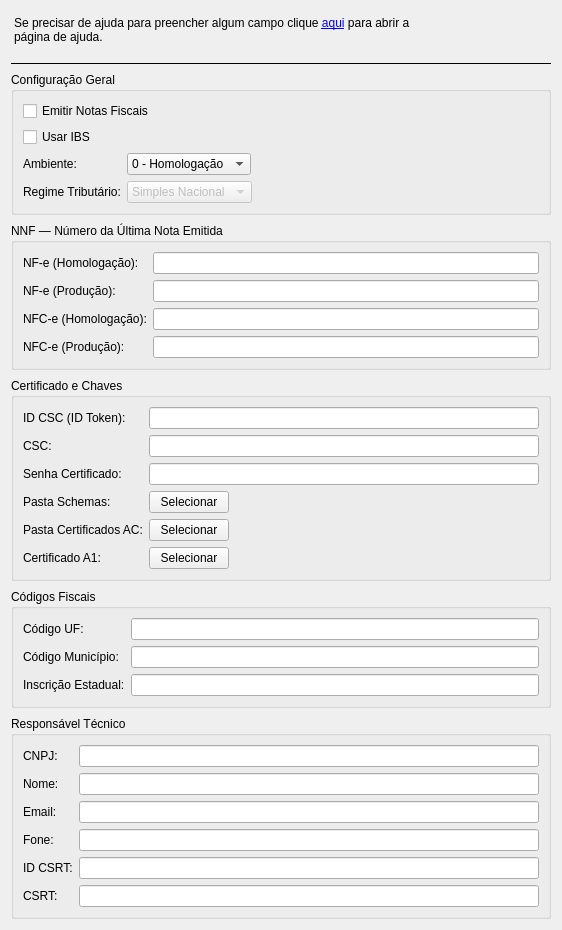
         <widget class="QWidget" name="scrollAreaWidgetContents">
          <property name="geometry">
           <rect>
            <x>0</x>
            <y>0</y>
            <width>562</width>
            <height>930</height>
           </rect>
          </property>
          <layout class="QVBoxLayout" name="verticalLayout_8">
           <property name="spacing">
            <number>8</number>
           </property>
           <item>
            <widget class="QLabel" name="label_35">
             <property name="styleSheet">
              <string notr="true">font: 500 10pt &quot;Ubuntu&quot;;
border-bottom: 1px solid black;
border-radius: 0px;</string>
             </property>
             <property name="text">
              <string>&lt;html&gt;&lt;head/&gt;&lt;body&gt;&lt;p&gt;Se precisar de ajuda para preencher algum campo clique &lt;a href=&quot;help&quot;&gt;&lt;span style=&quot; text-decoration: underline; color:#0000ff;&quot;&gt;aqui&lt;/span&gt;&lt;/a&gt; para abrir a &lt;br&gt;página de ajuda.&lt;br&gt;&lt;/p&gt;&lt;/body&gt;&lt;/html&gt;</string>
             </property>
             <property name="wordWrap">
              <bool>false</bool>
             </property>
            </widget>
           </item>
           <item>
            <widget class="QGroupBox" name="gbFiscalGeral">
             <property name="title">
              <string>Configuração Geral</string>
             </property>
             <layout class="QFormLayout" name="formLayout_fiscal_geral">
              <property name="fieldGrowthPolicy">
               <enum>QFormLayout::FieldGrowthPolicy::ExpandingFieldsGrow</enum>
              </property>
              <item row="0" column="0" colspan="2">
               <widget class="QCheckBox" name="CheckBox_emitNf">
                <property name="text">
                 <string>Emitir Notas Fiscais</string>
                </property>
               </widget>
              </item>
              <item row="1" column="0" colspan="2">
               <widget class="QCheckBox" name="CheckBox_usarIbs">
                <property name="text">
                 <string>Usar IBS</string>
                </property>
               </widget>
              </item>
              <item row="2" column="0">
               <widget class="QLabel" name="lbl_ambiente">
                <property name="text">
                 <string>Ambiente:</string>
                </property>
               </widget>
              </item>
              <item row="2" column="1">
               <widget class="QComboBox" name="CBox_Tpamp">
                <item>
                 <property name="text">
                  <string>0 - Homologação</string>
                 </property>
                </item>
                <item>
                 <property name="text">
                  <string>1 - Produção</string>
                 </property>
                </item>
               </widget>
              </item>
              <item row="3" column="0">
               <widget class="QLabel" name="lbl_regime">
                <property name="text">
                 <string>Regime Tributário:</string>
                </property>
               </widget>
              </item>
              <item row="3" column="1">
               <widget class="QComboBox" name="CBox_Opcao">
                <property name="enabled">
                 <bool>false</bool>
                </property>
                <item>
                 <property name="text">
                  <string>Simples Nacional</string>
                 </property>
                </item>
               </widget>
              </item>
             </layout>
            </widget>
           </item>
           <item>
            <widget class="QGroupBox" name="groupBox_2">
             <property name="toolTip">
              <string>&lt;html&gt;&lt;head/&gt;&lt;body&gt;&lt;p&gt;Se você já emitiu nota com outro programa vai precisar preencher o número da última Nota-Fiscal e Nota-Fiscal ao Consumidor emitida(Geralmente apenas em produção).&lt;/p&gt;&lt;/body&gt;&lt;/html&gt;</string>
             </property>
             <property name="title">
              <string>NNF — Número da Última Nota Emitida</string>
             </property>
             <layout class="QFormLayout" name="formLayout_nnf">
              <property name="fieldGrowthPolicy">
               <enum>QFormLayout::FieldGrowthPolicy::ExpandingFieldsGrow</enum>
              </property>
              <item row="0" column="0">
               <widget class="QLabel" name="label_33">
                <property name="text">
                 <string>NF-e (Homologação):</string>
                </property>
               </widget>
              </item>
              <item row="0" column="1">
               <widget class="QLineEdit" name="Ledit_NNfHomologNFe">
                <property name="maxLength">
                 <number>7</number>
                </property>
               </widget>
              </item>
              <item row="1" column="0">
               <widget class="QLabel" name="label_34">
                <property name="text">
                 <string>NF-e (Produção):</string>
                </property>
               </widget>
              </item>
              <item row="1" column="1">
               <widget class="QLineEdit" name="Ledit_NNFProdNFe">
                <property name="maxLength">
                 <number>7</number>
                </property>
               </widget>
              </item>
              <item row="2" column="0">
               <widget class="QLabel" name="label_23">
                <property name="text">
                 <string>NFC-e (Homologação):</string>
                </property>
               </widget>
              </item>
              <item row="2" column="1">
               <widget class="QLineEdit" name="Ledit_NNfHomolog">
                <property name="maxLength">
                 <number>7</number>
                </property>
               </widget>
              </item>
              <item row="3" column="0">
               <widget class="QLabel" name="label_28">
                <property name="text">
                 <string>NFC-e (Produção):</string>
                </property>
               </widget>
              </item>
              <item row="3" column="1">
               <widget class="QLineEdit" name="Ledit_NNfProd">
                <property name="maxLength">
                 <number>7</number>
                </property>
               </widget>
              </item>
             </layout>
            </widget>
           </item>
           <item>
            <widget class="QGroupBox" name="gbCertificado">
             <property name="title">
              <string>Certificado e Chaves</string>
             </property>
             <layout class="QFormLayout" name="formLayout_cert">
              <property name="fieldGrowthPolicy">
               <enum>QFormLayout::FieldGrowthPolicy::ExpandingFieldsGrow</enum>
              </property>
              <item row="0" column="0">
               <widget class="QLabel" name="label_11">
                <property name="text">
                 <string>ID CSC (ID Token):</string>
                </property>
               </widget>
              </item>
              <item row="0" column="1">
               <widget class="QLineEdit" name="Ledit_Idcsc">
                <property name="maxLength">
                 <number>10</number>
                </property>
               </widget>
              </item>
              <item row="1" column="0">
               <widget class="QLabel" name="label_12">
                <property name="text">
                 <string>CSC:</string>
                </property>
               </widget>
              </item>
              <item row="1" column="1">
               <widget class="QLineEdit" name="Ledit_Csc">
                <property name="maxLength">
                 <number>40</number>
                </property>
               </widget>
              </item>
              <item row="2" column="0">
               <widget class="QLabel" name="label_13">
                <property name="text">
                 <string>Senha Certificado:</string>
                </property>
               </widget>
              </item>
              <item row="2" column="1">
               <widget class="QLineEdit" name="Ledit_CertificadoSenha">
                <property name="maxLength">
                 <number>25</number>
                </property>
                <property name="echoMode">
                 <enum>QLineEdit::EchoMode::Password</enum>
                </property>
               </widget>
              </item>
              <item row="3" column="0">
               <widget class="QLabel" name="lbl_schema_txt">
                <property name="text">
                 <string>Pasta Schemas:</string>
                </property>
               </widget>
              </item>
              <item row="3" column="1">
               <layout class="QHBoxLayout" name="hLayout_schema">
                <item>
                 <widget class="QPushButton" name="Btn_schemaPath">
                  <property name="maximumSize">
                   <size>
                    <width>120</width>
                    <height>25</height>
                   </size>
                  </property>
                  <property name="text">
                   <string>Selecionar</string>
                  </property>
                 </widget>
                </item>
                <item>
                 <widget class="QLabel" name="Lbl_SchemaPath">
                  <property name="text">
                   <string/>
                  </property>
                 </widget>
                </item>
               </layout>
              </item>
              <item row="4" column="0">
               <widget class="QLabel" name="lbl_certac_txt">
                <property name="text">
                 <string>Pasta Certificados AC:</string>
                </property>
               </widget>
              </item>
              <item row="4" column="1">
               <layout class="QHBoxLayout" name="hLayout_certac">
                <item>
                 <widget class="QPushButton" name="Btn_CertficadoAcPath">
                  <property name="maximumSize">
                   <size>
                    <width>120</width>
                    <height>25</height>
                   </size>
                  </property>
                  <property name="text">
                   <string>Selecionar</string>
                  </property>
                 </widget>
                </item>
                <item>
                 <widget class="QLabel" name="Lbl_CertificadoAcPath">
                  <property name="text">
                   <string/>
                  </property>
                 </widget>
                </item>
               </layout>
              </item>
              <item row="5" column="0">
               <widget class="QLabel" name="lbl_cert_txt">
                <property name="text">
                 <string>Certificado A1:</string>
                </property>
               </widget>
              </item>
              <item row="5" column="1">
               <layout class="QHBoxLayout" name="hLayout_cert">
                <item>
                 <widget class="QPushButton" name="Btn_certificadoPath">
                  <property name="maximumSize">
                   <size>
                    <width>120</width>
                    <height>25</height>
                   </size>
                  </property>
                  <property name="text">
                   <string>Selecionar</string>
                  </property>
                 </widget>
                </item>
                <item>
                 <widget class="QLabel" name="Lbl_CertificadoPath">
                  <property name="text">
                   <string/>
                  </property>
                 </widget>
                </item>
               </layout>
              </item>
             </layout>
            </widget>
           </item>
           <item>
            <widget class="QGroupBox" name="gbCodigosFiscais">
             <property name="title">
              <string>Códigos Fiscais</string>
             </property>
             <layout class="QFormLayout" name="formLayout_codigos">
              <property name="fieldGrowthPolicy">
               <enum>QFormLayout::FieldGrowthPolicy::ExpandingFieldsGrow</enum>
              </property>
              <item row="0" column="0">
               <widget class="QLabel" name="label_18">
                <property name="text">
                 <string>Código UF:</string>
                </property>
               </widget>
              </item>
              <item row="0" column="1">
               <widget class="QLineEdit" name="Ledt_CUf">
                <property name="maxLength">
                 <number>10</number>
                </property>
               </widget>
              </item>
              <item row="1" column="0">
               <widget class="QLabel" name="label_19">
                <property name="text">
                 <string>Código Município:</string>
                </property>
               </widget>
              </item>
              <item row="1" column="1">
               <widget class="QLineEdit" name="Ledt_CMun">
                <property name="maxLength">
                 <number>20</number>
                </property>
               </widget>
              </item>
              <item row="2" column="0">
               <widget class="QLabel" name="label_20">
                <property name="text">
                 <string>Inscrição Estadual:</string>
                </property>
               </widget>
              </item>
              <item row="2" column="1">
               <widget class="QLineEdit" name="Ledt_IE">
                <property name="maxLength">
                 <number>25</number>
                </property>
               </widget>
              </item>
             </layout>
            </widget>
           </item>
           <item>
            <widget class="QGroupBox" name="groupBox">
             <property name="title">
              <string>Responsável Técnico</string>
             </property>
             <layout class="QFormLayout" name="formLayout_resptec">
              <property name="fieldGrowthPolicy">
               <enum>QFormLayout::FieldGrowthPolicy::ExpandingFieldsGrow</enum>
              </property>
              <item row="0" column="0">
               <widget class="QLabel" name="label_21">
                <property name="text">
                 <string>CNPJ:</string>
                </property>
               </widget>
              </item>
              <item row="0" column="1">
               <widget class="QLineEdit" name="Ledt_CnpjRespTec">
                <property name="maxLength">
                 <number>20</number>
                </property>
               </widget>
              </item>
              <item row="1" column="0">
               <widget class="QLabel" name="label_22">
                <property name="text">
                 <string>Nome:</string>
                </property>
               </widget>
              </item>
              <item row="1" column="1">
               <widget class="QLineEdit" name="Ledt_NomeRespTec">
                <property name="maxLength">
                 <number>30</number>
                </property>
               </widget>
              </item>
              <item row="2" column="0">
               <widget class="QLabel" name="label_24">
                <property name="text">
                 <string>Email:</string>
                </property>
               </widget>
              </item>
              <item row="2" column="1">
               <widget class="QLineEdit" name="Ledt_EmailRespTec">
                <property name="maxLength">
                 <number>30</number>
                </property>
               </widget>
              </item>
              <item row="3" column="0">
               <widget class="QLabel" name="label_25">
                <property name="text">
                 <string>Fone:</string>
                </property>
               </widget>
              </item>
              <item row="3" column="1">
               <widget class="QLineEdit" name="Ledt_FoneRespTec">
                <property name="maxLength">
                 <number>20</number>
                </property>
               </widget>
              </item>
              <item row="4" column="0">
               <widget class="QLabel" name="label_26">
                <property name="text">
                 <string>ID CSRT:</string>
                </property>
               </widget>
              </item>
              <item row="4" column="1">
               <widget class="QLineEdit" name="Ledt_IdCsrtRespTec">
                <property name="maxLength">
                 <number>20</number>
                </property>
               </widget>
              </item>
              <item row="5" column="0">
               <widget class="QLabel" name="label_27">
                <property name="text">
                 <string>CSRT:</string>
                </property>
               </widget>
              </item>
              <item row="5" column="1">
               <widget class="QLineEdit" name="Ledt_HashCsrtRespTec">
                <property name="maxLength">
                 <number>60</number>
                </property>
               </widget>
              </item>
             </layout>
            </widget>
           </item>
          </layout>
         </widget>
